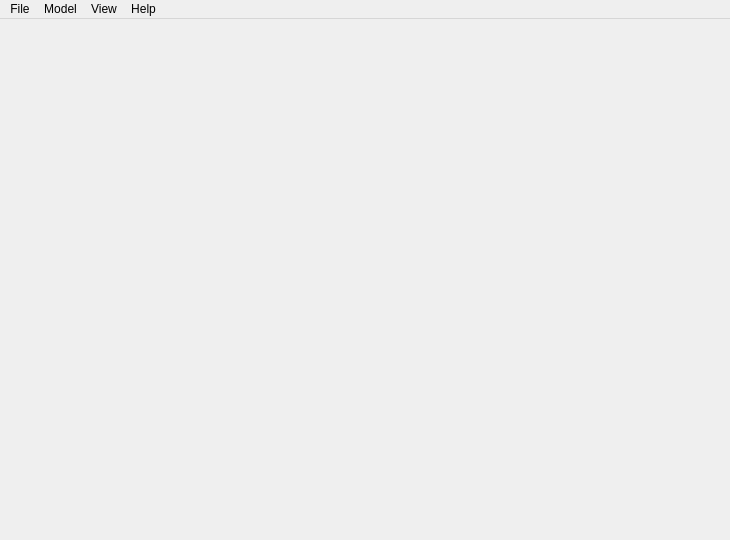
<?xml version="1.0" encoding="UTF-8"?>
<ui version="4.0">
 <class>MainWindow</class>
 <widget class="QMainWindow" name="MainWindow">
  <property name="geometry">
   <rect>
    <x>0</x>
    <y>0</y>
    <width>730</width>
    <height>540</height>
   </rect>
  </property>
  <property name="contextMenuPolicy">
   <enum>Qt::PreventContextMenu</enum>
  </property>
  <property name="windowTitle">
   <string>WMIT</string>
  </property>
  <property name="dockNestingEnabled">
   <bool>true</bool>
  </property>
  <widget class="QtGLView" name="centralWidget"/>
  <widget class="QMenuBar" name="menuBar">
   <property name="geometry">
    <rect>
     <x>0</x>
     <y>0</y>
     <width>730</width>
     <height>24</height>
    </rect>
   </property>
   <property name="defaultUp">
    <bool>false</bool>
   </property>
   <widget class="QMenu" name="menuFile">
    <property name="title">
     <string>File</string>
    </property>
    <widget class="QMenu" name="menuOpenRecent">
     <property name="enabled">
      <bool>true</bool>
     </property>
     <property name="title">
      <string>Open Recent</string>
     </property>
     <addaction name="actionOpenRecentFile_0"/>
     <addaction name="actionOpenRecentFile_1"/>
     <addaction name="actionOpenRecentFile_2"/>
     <addaction name="actionOpenRecentFile_3"/>
     <addaction name="actionOpenRecentFile_4"/>
     <addaction name="actionOpenRecentFile_5"/>
     <addaction name="actionOpenRecentFile_6"/>
     <addaction name="actionOpenRecentFile_7"/>
     <addaction name="actionOpenRecentFile_8"/>
     <addaction name="actionOpenRecentFile_9"/>
     <addaction name="separator"/>
     <addaction name="actionClearRecentFiles"/>
     <addaction name="actionClear_Missing_Files"/>
    </widget>
    <addaction name="actionOpen"/>
    <addaction name="menuOpenRecent"/>
    <addaction name="separator"/>
    <addaction name="actionSave"/>
    <addaction name="actionSaveAs"/>
    <addaction name="separator"/>
    <addaction name="actionClose"/>
    <addaction name="separator"/>
    <addaction name="actionExit"/>
   </widget>
   <widget class="QMenu" name="menuModel">
    <property name="title">
     <string>Model</string>
    </property>
    <addaction name="actionSetupTextures"/>
    <addaction name="separator"/>
    <addaction name="actionAppendModel"/>
    <addaction name="actionImport_Animation"/>
    <addaction name="separator"/>
    <addaction name="actionTakeScreenshot"/>
   </widget>
   <widget class="QMenu" name="menuView">
    <property name="title">
     <string>View</string>
    </property>
    <addaction name="actionRenderer"/>
    <addaction name="actionAnimate"/>
    <addaction name="actionSetTeamColor"/>
    <addaction name="separator"/>
    <addaction name="actionShowModelCenter"/>
    <addaction name="actionShowNormals"/>
    <addaction name="actionShow_Tangent_And_Bitangent"/>
    <addaction name="actionShow_Connectors"/>
    <addaction name="separator"/>
    <addaction name="actionShowAxes"/>
    <addaction name="actionShowGrid"/>
    <addaction name="actionShowLightSource"/>
    <addaction name="actionLink_Light_Source_To_Camera"/>
   </widget>
   <widget class="QMenu" name="menuHelp">
    <property name="title">
     <string>Help</string>
    </property>
    <addaction name="actionAboutQt"/>
   </widget>
   <addaction name="menuFile"/>
   <addaction name="menuModel"/>
   <addaction name="menuView"/>
   <addaction name="menuHelp"/>
  </widget>
  <action name="actionExit">
   <property name="text">
    <string>Exit</string>
   </property>
   <property name="shortcut">
    <string>Ctrl+Q</string>
   </property>
   <property name="menuRole">
    <enum>QAction::QuitRole</enum>
   </property>
  </action>
  <action name="actionUVEditor">
   <property name="text">
    <string>UVEditor</string>
   </property>
   <property name="toolTip">
    <string>UVEditor</string>
   </property>
   <property name="visible">
    <bool>false</bool>
   </property>
  </action>
  <action name="actionSaveAs">
   <property name="text">
    <string>Save As...</string>
   </property>
   <property name="shortcut">
    <string>Ctrl+Shift+S</string>
   </property>
  </action>
  <action name="actionSave">
   <property name="enabled">
    <bool>true</bool>
   </property>
   <property name="text">
    <string>Save</string>
   </property>
   <property name="shortcut">
    <string>Ctrl+S</string>
   </property>
  </action>
  <action name="actionClose">
   <property name="enabled">
    <bool>true</bool>
   </property>
   <property name="text">
    <string>Close</string>
   </property>
   <property name="shortcut">
    <string>Ctrl+W</string>
   </property>
  </action>
  <action name="actionSetupTextures">
   <property name="text">
    <string>Setup Textures...</string>
   </property>
   <property name="shortcut">
    <string>T</string>
   </property>
  </action>
  <action name="actionAppendModel">
   <property name="text">
    <string>Append Model...</string>
   </property>
   <property name="shortcut">
    <string>Ctrl+A</string>
   </property>
  </action>
  <action name="actionAboutApplication">
   <property name="text">
    <string>About...</string>
   </property>
   <property name="menuRole">
    <enum>QAction::AboutRole</enum>
   </property>
  </action>
  <action name="actionAboutQt">
   <property name="text">
    <string>About Qt...</string>
   </property>
   <property name="menuRole">
    <enum>QAction::AboutQtRole</enum>
   </property>
  </action>
  <action name="actionRenderer">
   <property name="text">
    <string>Renderer</string>
   </property>
  </action>
  <action name="actionShowModelCenter">
   <property name="checkable">
    <bool>true</bool>
   </property>
   <property name="text">
    <string>Show Model Center</string>
   </property>
   <property name="shortcut">
    <string>C</string>
   </property>
  </action>
  <action name="actionShowNormals">
   <property name="checkable">
    <bool>true</bool>
   </property>
   <property name="text">
    <string>Show Normals</string>
   </property>
   <property name="shortcut">
    <string>N</string>
   </property>
  </action>
  <action name="actionTakeScreenshot">
   <property name="text">
    <string>Take Screenshot...</string>
   </property>
  </action>
  <action name="actionShowAxes">
   <property name="checkable">
    <bool>true</bool>
   </property>
   <property name="checked">
    <bool>true</bool>
   </property>
   <property name="text">
    <string>Show Axes</string>
   </property>
   <property name="shortcut">
    <string>A</string>
   </property>
  </action>
  <action name="actionShowGrid">
   <property name="checkable">
    <bool>true</bool>
   </property>
   <property name="checked">
    <bool>true</bool>
   </property>
   <property name="text">
    <string>Show Grid</string>
   </property>
   <property name="shortcut">
    <string>G</string>
   </property>
  </action>
  <action name="actionShowLightSource">
   <property name="checkable">
    <bool>true</bool>
   </property>
   <property name="checked">
    <bool>true</bool>
   </property>
   <property name="text">
    <string>Show Light Source</string>
   </property>
   <property name="shortcut">
    <string>L</string>
   </property>
  </action>
  <action name="actionClearRecentFiles">
   <property name="text">
    <string>Clear List</string>
   </property>
  </action>
  <action name="actionOpenRecentFile_1"/>
  <action name="actionOpenRecentFile_2"/>
  <action name="actionOpenRecentFile_3"/>
  <action name="actionOpenRecentFile_4"/>
  <action name="actionOpenRecentFile_5"/>
  <action name="actionOpenRecentFile_6"/>
  <action name="actionOpenRecentFile_7"/>
  <action name="actionOpenRecentFile_8"/>
  <action name="actionOpenRecentFile_9"/>
  <action name="actionOpenRecentFile_0">
   <property name="enabled">
    <bool>true</bool>
   </property>
   <property name="text">
    <string/>
   </property>
  </action>
  <action name="actionOpen">
   <property name="text">
    <string>Open...</string>
   </property>
   <property name="shortcut">
    <string>Ctrl+O</string>
   </property>
  </action>
  <action name="actionSetTeamColor">
   <property name="text">
    <string>Set TeamColor...</string>
   </property>
  </action>
  <action name="actionLink_Light_Source_To_Camera">
   <property name="checkable">
    <bool>true</bool>
   </property>
   <property name="checked">
    <bool>true</bool>
   </property>
   <property name="text">
    <string>Link Light Source To Camera</string>
   </property>
   <property name="shortcut">
    <string>Shift+L</string>
   </property>
  </action>
  <action name="actionRun_Animation">
   <property name="text">
    <string>Run Animation</string>
   </property>
  </action>
  <action name="actionAnimate">
   <property name="checkable">
    <bool>true</bool>
   </property>
   <property name="text">
    <string>Run Animation</string>
   </property>
   <property name="shortcut">
    <string>Shift+A</string>
   </property>
  </action>
  <action name="actionShow_Connectors">
   <property name="checkable">
    <bool>true</bool>
   </property>
   <property name="text">
    <string>Show Connectors</string>
   </property>
   <property name="shortcut">
    <string>Shift+C</string>
   </property>
  </action>
  <action name="actionClear_Missing_Files">
   <property name="text">
    <string>Clear Missing Files</string>
   </property>
  </action>
  <action name="actionImport_Animation">
   <property name="text">
    <string>Import Animation...</string>
   </property>
   <property name="shortcut">
    <string>Ctrl+I</string>
   </property>
  </action>
  <action name="actionShow_Tangent_And_Bitangent">
   <property name="checkable">
    <bool>true</bool>
   </property>
   <property name="text">
    <string>Show Tangent And Bitangent</string>
   </property>
   <property name="shortcut">
    <string>B</string>
   </property>
  </action>
 </widget>
 <layoutdefault spacing="6" margin="11"/>
 <customwidgets>
  <customwidget>
   <class>QtGLView</class>
   <extends>QWidget</extends>
   <header>QtGLView.h</header>
  </customwidget>
 </customwidgets>
 <resources/>
 <connections>
  <connection>
   <sender>actionExit</sender>
   <signal>triggered()</signal>
   <receiver>MainWindow</receiver>
   <slot>close()</slot>
   <hints>
    <hint type="sourcelabel">
     <x>-1</x>
     <y>-1</y>
    </hint>
    <hint type="destinationlabel">
     <x>299</x>
     <y>199</y>
    </hint>
   </hints>
  </connection>
 </connections>
</ui>
